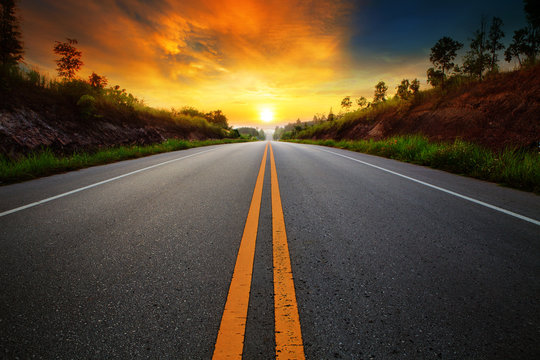
#> input picture opencv/images/road.jpg, 540 x 360 px
$ python edge_detection.py
#> lines starting #> are read from the running program, lines starting #| are printed output that depends on the picture; after the words box and inside, x2 and y2 are one past the last pixel; in counts of white or black regions, pixels touching at a corner belong together
import cv2
import numpy as np

img = cv2.imread('images/road.jpg')
#> img is the input picture: shape (360, 540, 3); mean B, G, R 48.3, 70.9, 89.2

img_edge = cv2.Canny(img, 100, 200)
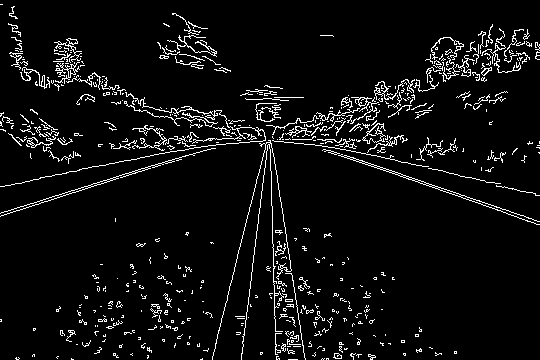
#> img_edge: shape (360, 540); 5.7% white in thin lines or dots

img_edge_d = cv2.dilate(img_edge, np.ones((3, 3), dtype=np.int8))
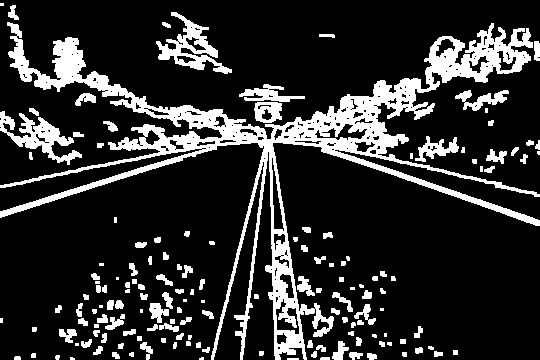
#> img_edge_d: shape (360, 540); 17.9% white; 152 white regions (26 under 20 px), largest, box (x1, y1, x2, y2) and area: (0, 22, 540, 360) 23361, (156, 12, 232, 74) 1503, (0, 111, 82, 165) 1499

img_edge_e = cv2.erode(img_edge_d, np.ones((3, 3), dtype=np.int8))
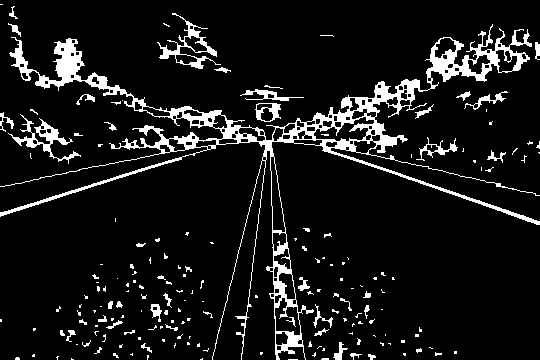
#> img_edge_e: shape (360, 540); 9.2% white; 182 white regions (134 under 20 px), largest, box (x1, y1, x2, y2) and area: (0, 24, 540, 360) 12550, (8, 114, 81, 164) 725, (157, 13, 221, 69) 712

cv2.imshow("img", img)
cv2.imshow("img_edge", img_edge)
cv2.imshow("img_edge_d", img_edge_d)
cv2.imshow("img_edge_e", img_edge_e)
cv2.waitKey(0)
